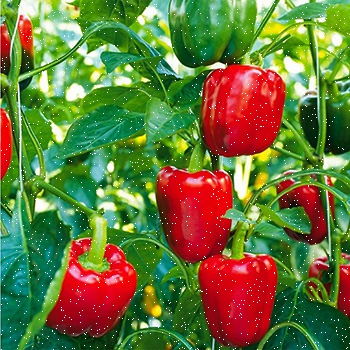
#> input picture Computer Vision/Bölümler/DATA/6_noised_pepber.jpg, 350 x 350 px, found by its file name
$ jupyter execute Ornek3.9.ipynb   (shell and % lines are left out)
#> lines starting #> are read from the running program, lines starting #| are printed output that depends on the picture
[cell 1]
import numpy as np
import cv2

import matplotlib.pyplot as plt

[cell 2]
# Örnek 3.9 - blurring

resim1 = cv2.imread('DATA/6_noised_pepber.jpg',0)
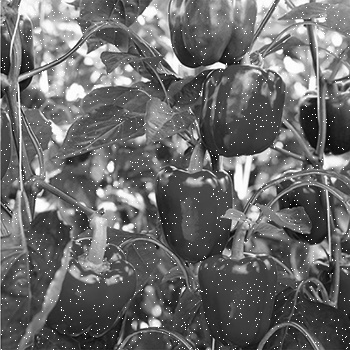
#> resim1: shape (350, 350); min 1, max 255, mean 106.8

sonuc1 = cv2.blur(resim1,ksize=(3,3))
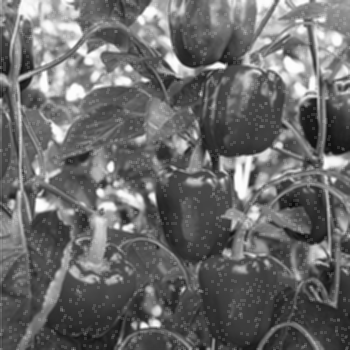
#> sonuc1: shape (350, 350); min 11, max 254, mean 106.8
sonuc2 = cv2.medianBlur(resim1,ksize=3)
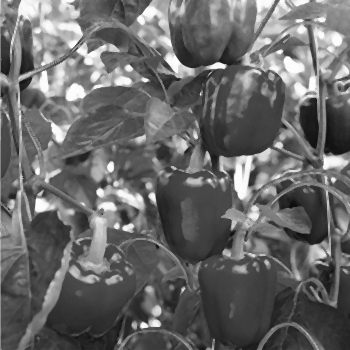
#> sonuc2: shape (350, 350); min 12, max 254, mean 104.4
sonuc3 = cv2.GaussianBlur(resim1,ksize=(3,3),sigmaX=50)
sonuc4 = cv2.bilateralFilter(resim1,d=3,sigmaColor=20,sigmaSpace=20)
sonuc5 = cv2.boxFilter(resim1,ddepth=-1,ksize=(3,3))

[cell 3]
pencere = plt.figure(figsize=(15,10))
pencere.add_subplot(2,3,1)
plt.imshow(resim1,cmap='gray')
pencere.add_subplot(2,3,2)
plt.imshow(sonuc1,cmap='gray')
pencere.add_subplot(2,3,3)
plt.imshow(sonuc2,cmap='gray')
pencere.add_subplot(2,3,4)
plt.imshow(sonuc3,cmap='gray')
pencere.add_subplot(2,3,5)
plt.imshow(sonuc4,cmap='gray')
pencere.add_subplot(2,3,6)
plt.imshow(sonuc5,cmap='gray')

$ run again, with Computer Vision/Bölümler/DATA/13_noised.jpg copied over Computer Vision/Bölümler/DATA/6_noised_pepber.jpg
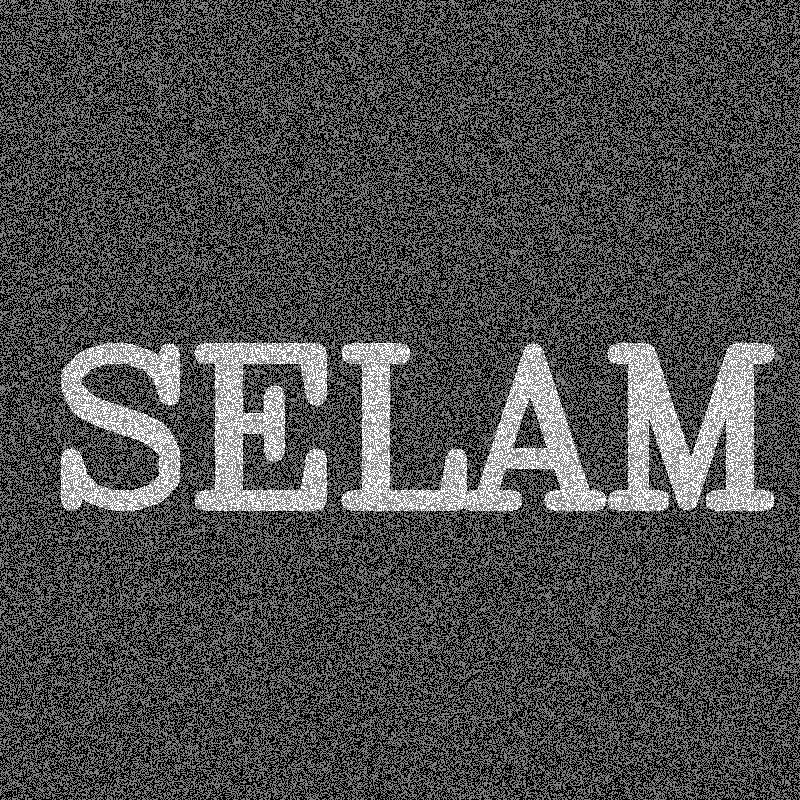
#> input picture Computer Vision/Bölümler/DATA/13_noised.jpg, 800 x 800 px, found by its file name
#> resim1 is the input picture: shape (800, 800); min 0, max 255, mean 76.9
#> `sonuc1 = cv2.blur(resim1,ksize=(3,3))`:
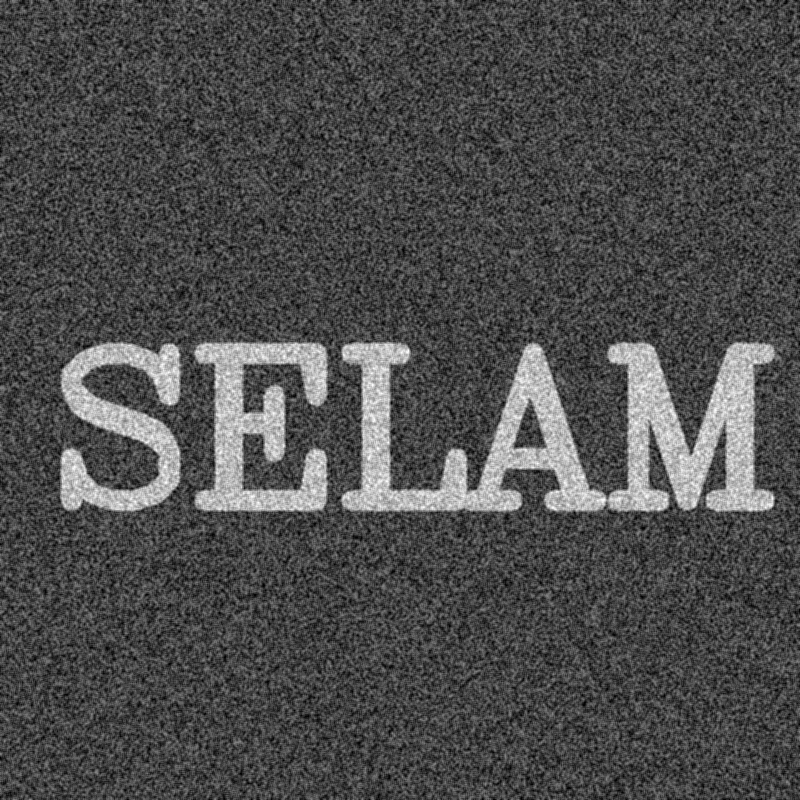
#> sonuc1: shape (800, 800); min 1, max 254, mean 76.9
#> `sonuc2 = cv2.medianBlur(resim1,ksize=3)`:
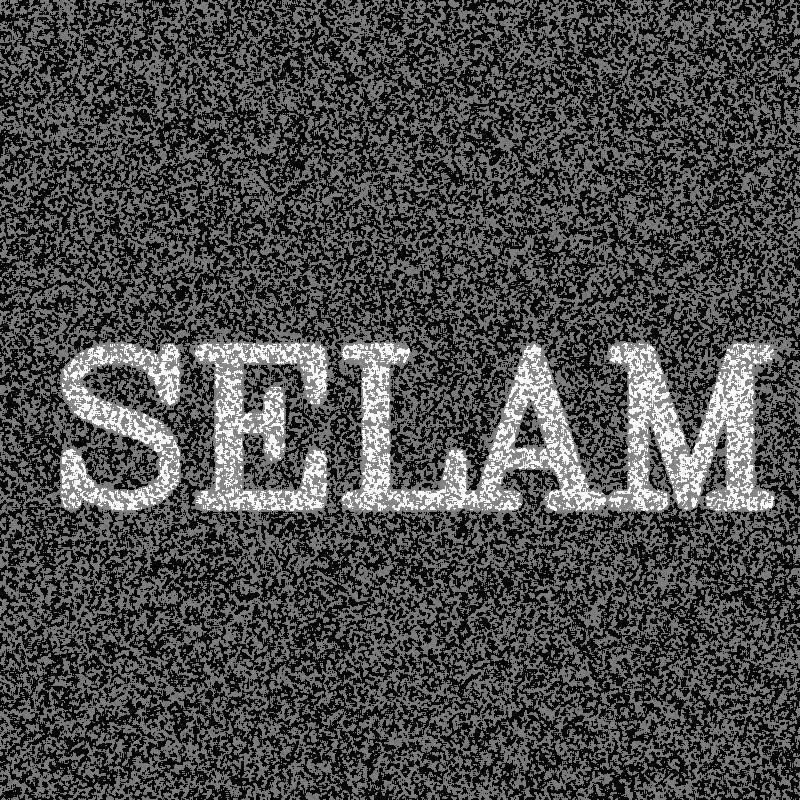
#> sonuc2: shape (800, 800); min 0, max 255, mean 75.4
